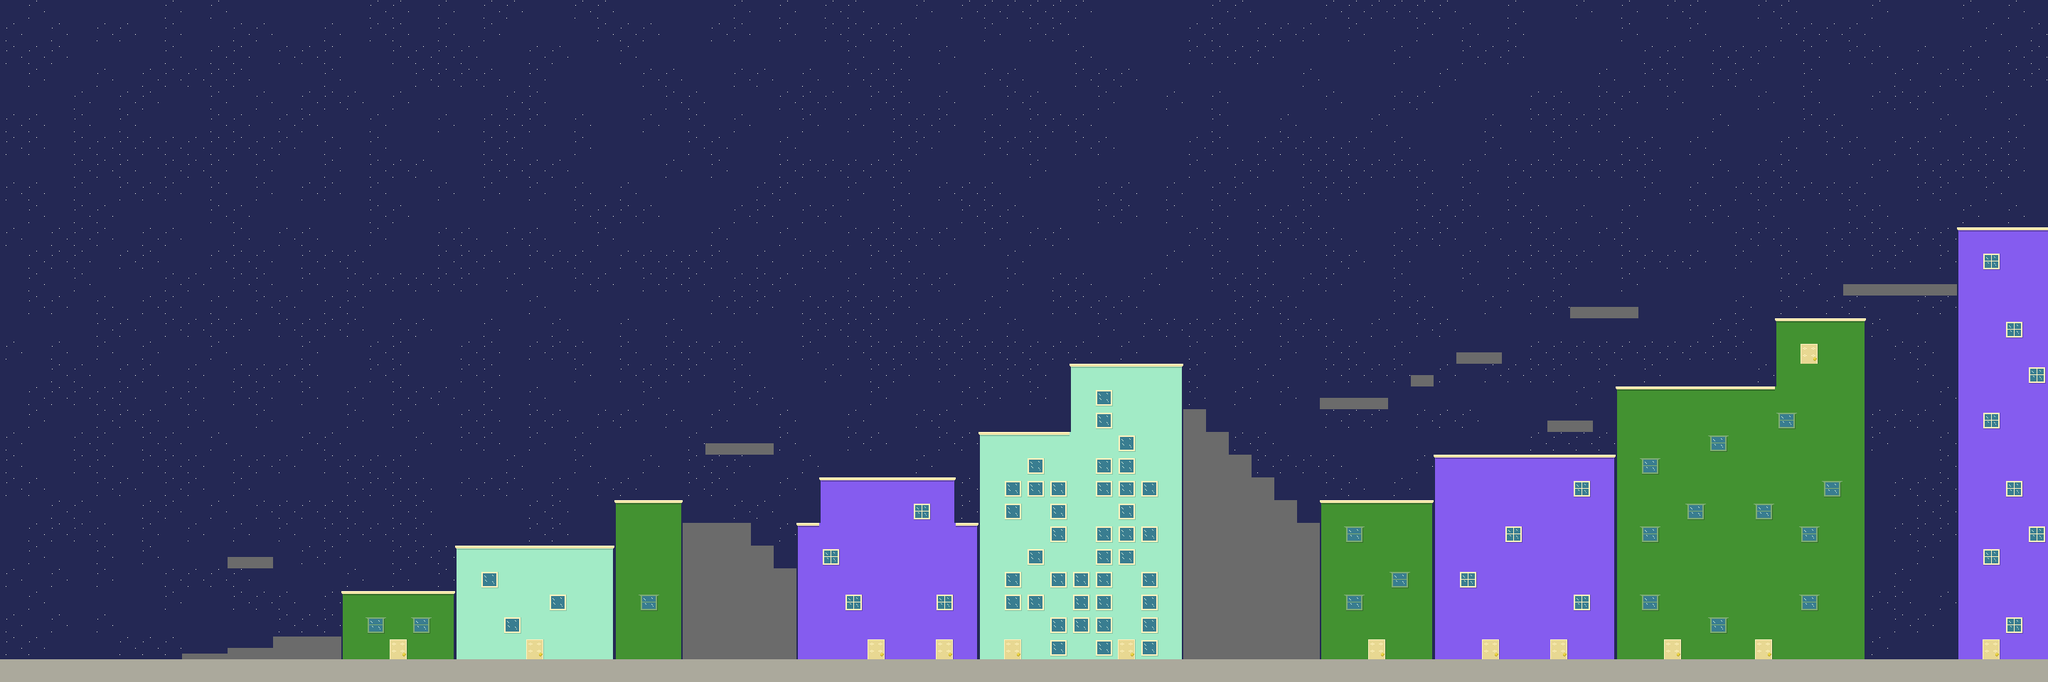

Tiled map render using the project's own tile images. Description and the map definition, with tile-layer contents summarised, below:
An orthogonal 90x30 tile map with 32x32 px tiles, 2 tile layers (Background, platforms).

<map version="1.10" tiledversion="1.10.2" orientation="orthogonal" renderorder="right-down" width="90" height="30" tilewidth="32" tileheight="32" infinite="0" nextlayerid="3" nextobjectid="1">
 <tileset firstgid="1" name="city" tilewidth="32" tileheight="32" tilecount="30" columns="5">
  <image source="../../city-tiles/city-tiles.png" width="160" height="192" />
  <tile id="0">
   <properties>
    <property name="collision" type="bool" value="true" />
   </properties>
  </tile>
  <tile id="1">
   <properties>
    <property name="collision" type="bool" value="true" />
   </properties>
  </tile>
  <tile id="2">
   <properties>
    <property name="collision" type="bool" value="true" />
   </properties>
  </tile>
  <tile id="3">
   <properties>
    <property name="collision" type="bool" value="true" />
   </properties>
  </tile>
  <tile id="4">
   <properties>
    <property name="collision" type="bool" value="true" />
   </properties>
  </tile>
  <tile id="5">
   <properties>
    <property name="collision" type="bool" value="true" />
   </properties>
  </tile>
  <tile id="6">
   <properties>
    <property name="collision" type="bool" value="true" />
   </properties>
  </tile>
  <tile id="7">
   <properties>
    <property name="collision" type="bool" value="true" />
   </properties>
  </tile>
  <tile id="8">
   <properties>
    <property name="collision" type="bool" value="true" />
   </properties>
  </tile>
  <tile id="9">
   <properties>
    <property name="collision" type="bool" value="true" />
   </properties>
  </tile>
  <tile id="10">
   <properties>
    <property name="collision" type="bool" value="true" />
   </properties>
  </tile>
  <tile id="11">
   <properties>
    <property name="collision" type="bool" value="true" />
   </properties>
  </tile>
  <tile id="13">
   <properties>
    <property name="collision" type="bool" value="true" />
   </properties>
  </tile>
  <tile id="15">
   <properties>
    <property name="collision" type="bool" value="true" />
   </properties>
  </tile>
  <tile id="16">
   <properties>
    <property name="collision" type="bool" value="true" />
   </properties>
  </tile>
  <tile id="17">
   <properties>
    <property name="collision" type="bool" value="true" />
   </properties>
  </tile>
  <tile id="18">
   <properties>
    <property name="collision" type="bool" value="true" />
   </properties>
  </tile>
  <tile id="19">
   <properties>
    <property name="collision" type="bool" value="true" />
   </properties>
  </tile>
  <tile id="20">
   <properties>
    <property name="collision" type="bool" value="true" />
   </properties>
  </tile>
  <tile id="21">
   <properties>
    <property name="collision" type="bool" value="true" />
   </properties>
  </tile>
  <tile id="22">
   <properties>
    <property name="collision" type="bool" value="true" />
   </properties>
  </tile>
  <tile id="23">
   <properties>
    <property name="collision" type="bool" value="true" />
   </properties>
  </tile>
  <tile id="24">
   <properties>
    <property name="collision" type="bool" value="true" />
   </properties>
  </tile>
  <tile id="25">
   <properties>
    <property name="collision" type="bool" value="true" />
   </properties>
  </tile>
  <tile id="26">
   <properties>
    <property name="collision" type="bool" value="true" />
   </properties>
  </tile>
  <tile id="27">
   <properties>
    <property name="collision" type="bool" value="true" />
   </properties>
  </tile>
  <tile id="28">
   <properties>
    <property name="collision" type="bool" value="true" />
   </properties>
  </tile>
 </tileset>
 <layer id="1" name="Background" width="90" height="30">
  <data>[2700 cells, 2700 non-empty, 2 distinct tile ids]</data>
 </layer>
 <layer id="2" name="platforms" width="90" height="30">
  <data>[2700 cells, 764 non-empty, 30 distinct tile ids]</data>
 </layer>
</map>